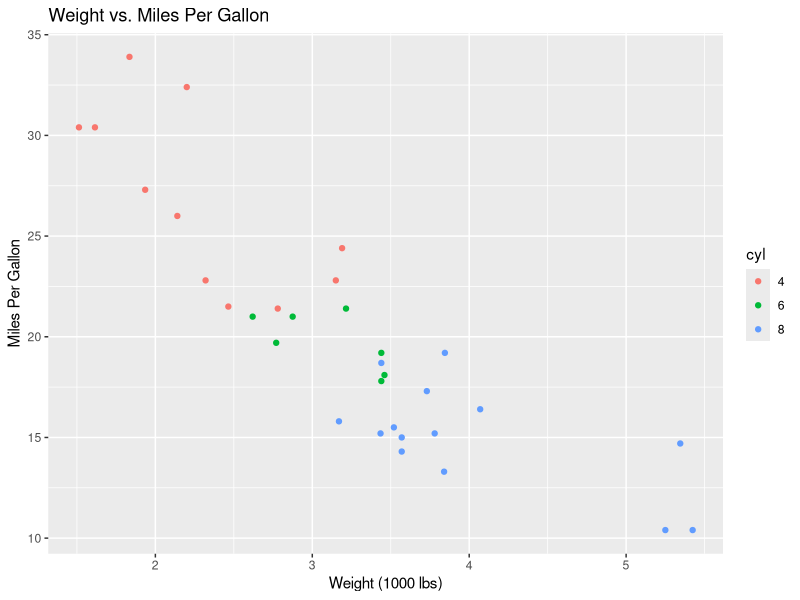
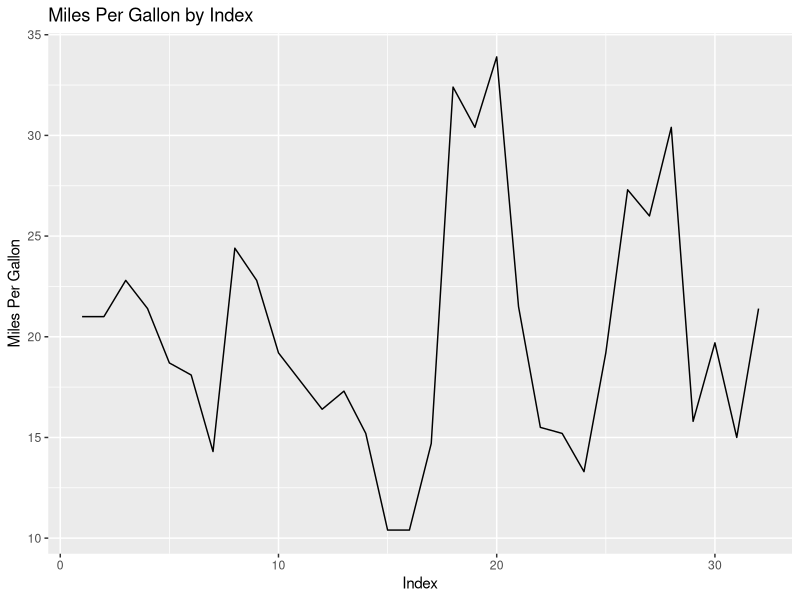
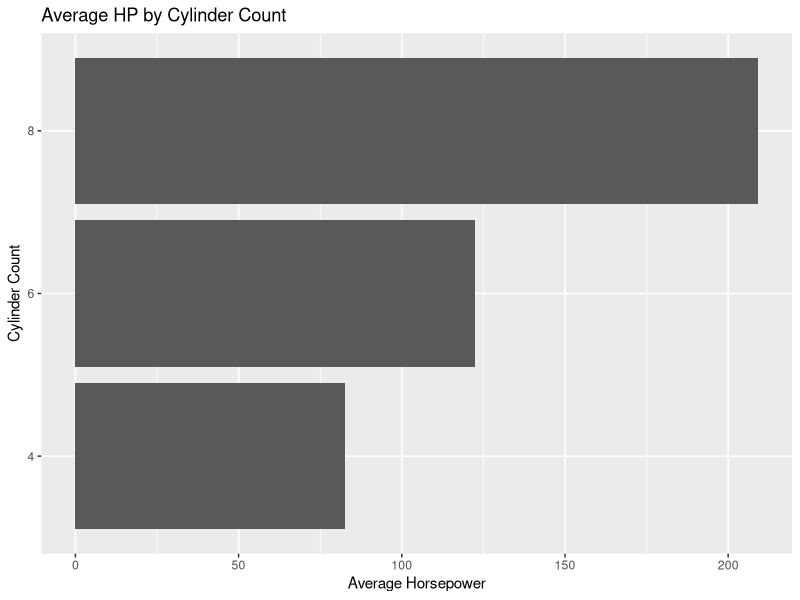
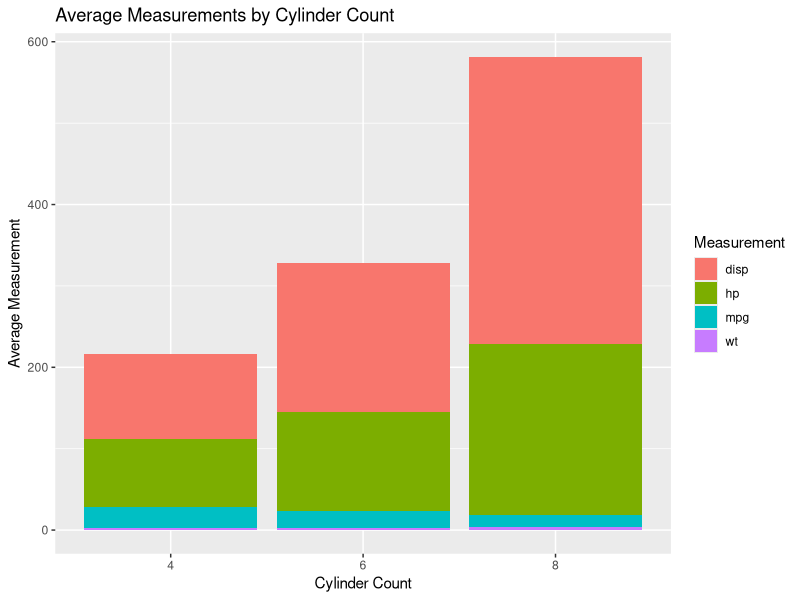

Here is the R script that generated these plots, in order:
install.packages("tidyverse")
library(tidyverse)
library(ggplot2)

data_mtcars <- mtcars

data_mtcars$am <- as.factor(data_mtcars$am)
data_mtcars$cyl <- as.factor(data_mtcars$cyl)
data_mtcars_line <- data_mtcars %>% mutate(index = row_number())
hp_by_cyl <- data_mtcars %>% group_by(cyl) %>% summarize(avg_hp = mean(hp))
bar_data_mtcars <- data_mtcars %>% group_by(cyl) %>% summarize(mpg = mean(mpg), disp = mean(disp), hp = mean(hp), wt = mean(wt)) %>% pivot_longer(cols = c("mpg", "disp", "hp", "wt"), names_to = "Measurement", values_to = "Average")

ggplot(data_mtcars, aes(x = wt, y = mpg, color = cyl)) + geom_point() + labs(title = "Weight vs. Miles Per Gallon", x = "Weight (1000 lbs)", y = "Miles Per Gallon")

ggplot(data_mtcars_line, aes(x = index, y = mpg)) + geom_line() + labs(title = "Miles Per Gallon by Index", x = "Index", y = "Miles Per Gallon")

ggplot(hp_by_cyl, aes(y = cyl, x = avg_hp)) + geom_bar(stat = 'identity') + labs(title = "Average HP by Cylinder Count", y = "Cylinder Count", x = "Average Horsepower")

ggplot(bar_data_mtcars, aes(x = cyl, fill = Measurement, y = Average)) + geom_bar(stat = "identity") + labs(title = "Average Measurements by Cylinder Count", x = "Cylinder Count", y = "Average Measurement")
